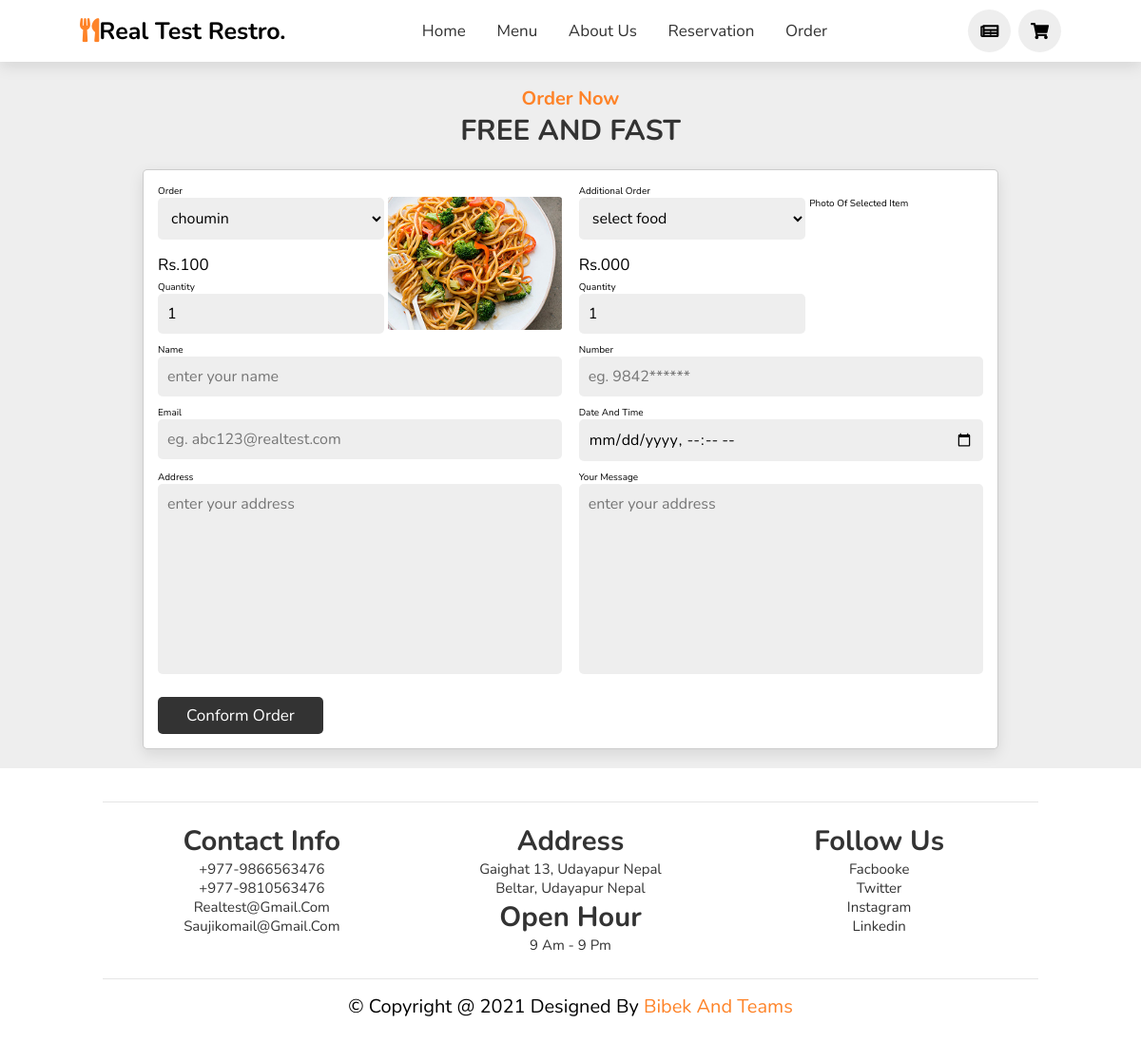
Screenshot of /order.php?food_id=26 with the database file from the repository.
### tables this page shows
CREATE TABLE `tbl_menu` (
  `id` int(10) UNSIGNED NOT NULL,
  `name` varchar(150) NOT NULL,
  `description` varchar(255) NOT NULL,
  `price` decimal(10,0) NOT NULL,
  `image_name` varchar(255) NOT NULL,
  `active` varchar(10) NOT NULL
);

### order.php (the view, shortened to what this page needs)
<?php include('partials-front/header.php'); ?>
<!-- <?php
    if(isset($_GET['food_id']))
    {
         $food_id = $_GET['food_id'];
    }
    else
    {
        $food_id = "";
    }
    if(isset($_GET['selectedId2']))
    {
        $selectedId2 = $_GET['selectedId2'];
    }
    else
    {
        $selectedId2 = "";
    }
?> -->
<section class="order" id="order" style="margin-top:6rem;">
    <h3 class="sub-heading">order now</h3>
    <h1 class="heading">free and fast</h1>
    <form action="order-process.php" method="POST">
        <div class="inputbox">
            <div class="input">
                <div class="food">
                    <div class="details">
                        <span>order</span>
                        <select name="food1" id="food1" onchange="selectId1();" required >
                            <?php
                                $sql = "SELECT * FROM tbl_menu WHERE active='yes'";
                                $res = mysqli_query($conn, $sql);
                                $count= mysqli_num_rows($res);
                                if($count>0)
                                {
                                    while($row = mysqli_fetch_assoc($res))
                                    {
                                        $id= $row['id'];
                                        $name = $row['name'];
                                        if($id==$food_id)
                                        {
                                            ?>
                                            <option value="<?php echo $id; ?>" selected><?php echo $name; ?></option>
                                            <?php
                                        }
                                            ?>
                                            <?php
                                    }
                               }
                                else
                                {
                                    ?>
                                        <option value="0">No item found</option>
                                    <?php
                                }
                            ?>
                        </select>
                        <?php
                            if($food_id != "")
                            {
                                 $sql1="SELECT * FROM tbl_menu WHERE id=$food_id";
                                 $res1=mysqli_query($conn, $sql1);
                                 $count1= mysqli_num_rows($res1);
                                 if($count1==1)
                                 {
                                     $row1= mysqli_fetch_assoc($res1);
                                     $price1=$row1['price'];
                                     $image_name1=$row1['image_name'];
                                     ?>
                                         <p>Rs.<?php echo $price1; ?></p>
                                         <span>quantity</span>
                                         <input type="number" name="quantity1" value="1" required>
                                     </div>
                                     <div class="image">
                                         <img src="<?php echo SITEURL; ?>image/menu/<?php echo $image_name1; ?>" alt="">
                                     </div>
                                     <?php
                                 }
                            }
                        ?>
                </div>
            </div>
            <div class="input">
                <div class="food">
                    <div class="details">
                        <span>additional order</span>
                        <select name="food2" id="food2" onchange="selectId2();" >
                            <option value="">select food</option>
                        </select>
                        <?php
                        if($selectedId2 != "")
                        {
                            $sql2="SELECT * FROM tbl_menu WHERE id=$selectedId2";
                            $res2=mysqli_query($conn, $sql2);
                            $count2= mysqli_num_rows($res2);
                            if($count2==1)
                            {
                                $row2= mysqli_fetch_assoc($res2);
                                $name3 =$row2['name'];
                                $price2=$row2['price'];
                                $image_name2=$row2['image_name'];
                                ?>
                                    <input type="hidden" name="food_name2" value="<?php echo $name3; ?>">
                                    <p>Rs.<?php echo $price2; ?></p>
                                    <input type="hidden" name="price2" value="<?php echo $price2; ?>">
                                    <span>quantity</span>
                                    <input type="number" name="quantity2" value="1" required>
                                </div>
                                <div class="image">
                                    <img src="<?php echo SITEURL; ?>image/menu/<?php echo $image_name2; ?>" alt="">
                                </div>
                                <?php
                            }
                        }
                        else
                        {
                            ?>
                                <p>Rs.000</p>
                                <span>quantity</span>
                                <input type="number" name="quantity2" value="1" >
                            </div>
                                <div class="image">
                                <span>photo of selected item</span>
                            </div>
                            <?php
                        }
                        ?>
                </div>
            </div>
        </div>
        <div class="inputbox">
            <div class="input">
                <span>name</span>
                <input type="text" name="customer_name" placeholder="enter your name" required>
            </div>
            <div class="input">
                <span>number</span>
                <input type="tel" name="customer_number" pattern="{0-9}{10}" placeholder="eg. 9842******" required>
            </div>
        </div>
        <div class="inputbox">
            <div class="input">
                <span>email</span>
                <input type="email" name="customer_email" placeholder="eg. abc123@realtest.com" required>
            </div>
            <div class="input">
                <span>date and time</span>
                <input type="datetime-local" name="order_date" required>
            </div>
        </div>
        <div class="inputbox">
            <div class="input">
                <span>address</span>
                <textarea name="customer_address" placeholder="enter your address" name="address"  id="" cols="30" rows="10" required></textarea>
            </div>
            <div class="input">
                <span>your message</span>
                <textarea name="message" placeholder="enter your address" name="message" id="" cols="30" rows="10"></textarea>
            </div>
        </div>
        <input type="submit" name="submit" value="conform order" class="btn">
    </form>
</section>
<?php include('partials-front/footer.php'); ?>

### css/style.css (style rules this page uses)
:root { --orange:#fe8328; --gray:#333333; --white:#ffffff; --box-shadow:0 .5rem 1.5rem rgba(0,0,0,.1); }
* { font-family: 'Nunito', sans-serif; margin: 0; padding: 0; box-sizing: border-box; text-decoration: none; outline: none; border: none; text-transform: capitalize; transition: all 0.2s linear; }
html { font-size: 62.5%; overflow-x: hidden; scroll-padding-top: 5.5rem; scroll-behavior: smooth; }
section { padding: 2rem 9%; }
.sub-heading { text-align: center; color: var(--orange); font-size: 2rem; padding-top: 1rem; }
.heading { text-align: center; color: var(--gray); font-size: 3rem; padding-bottom: 2rem; text-transform: uppercase; }
.btn { margin-top: 1rem; display: inline-block; font-size: 1.7rem; color: var(--white); background: var(--gray); border-radius: .5rem; cursor: pointer; padding: .8rem 3rem; }
.order, .reservation, .write-review { background: #eee; }
.order form, .reservation form, .write-review form { max-width: 90rem; border-radius: .5rem; box-shadow: var(--box-shadow); border: .1rem solid rgba(0,0,0,.2); background: var(--white); padding: 1.5rem; margin: 0 auto; }
.order form .inputbox, .reservation form .inputbox, .write-review form .inputbox { display: flex; flex-wrap: wrap; justify-content: space-between; }
.order form .inputbox .input, .reservation form .inputbox .input, .write-review form .inputbox .input { width: 49%; }
.order form .inputbox .input .food { display: flex; flex-wrap: wrap; justify-content: space-between; }
.order form .inputbox .input .food .image { width: 43%; margin-top: 3%; }
.order form .inputbox .input .food .image img { width: 100%; border-radius: 2%; }
.order form .inputbox .input .food .details { width: 56%; }
.order form .inputbox .input .food p { padding: .5rem 0; font-size: 1.7rem; }
.order form .inputbox .input select, .order form .inputbox .input input, .order form .inputbox .input textarea, .reservation form .inputbox .input input, .reservation form .inputbox .input textarea, .write-review form .inputbox .input input, .write-review form .inputbox .input textarea { background: #eee; border-radius: .5rem; padding: 1rem; font-size: 1.6rem; color: black; text-transform: none; margin-bottom: 1rem; width: 100%; }
.order form .inputbox .input textarea, .reservation form .inputbox .input textarea, .write-review form .inputbox .input textarea { height: 20rem; resize: none; }

### rows the page displays
tbl_menu: price "100", image_name (picture)

### other values shown
form field food1 "choumin"
